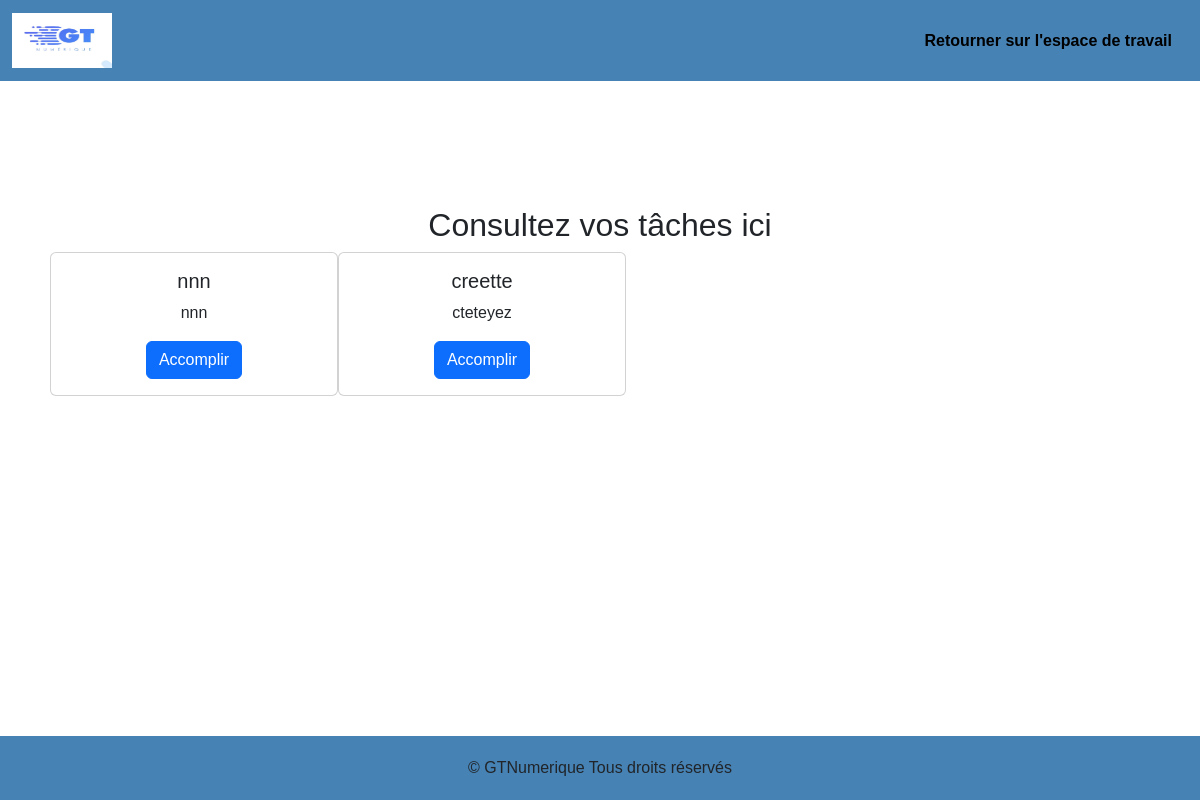
The app's page /taches.php (signed in) with its own data.
### tables this page shows
CREATE TABLE `taches` (
  `id_tache` int(11) NOT NULL,
  `titre` varchar(50) NOT NULL,
  `contenu` varchar(100) NOT NULL,
  `id_personnel` int(11) NOT NULL
);

### taches.php (the view, shortened to what this page needs)
<?php
    $database = new PDO('mysql:host=localhost;dbname=gtnumerique', 'root', '');
    $id_personnel = $_SESSION['id_personnel'];
    $recupTaches = $database->prepare('SELECT * FROM taches WHERE id_personnel = ?');
    $recupTaches->execute([$id_personnel]);
    $taches = $recupTaches->fetchAll();
?>
<!DOCTYPE html>
<html lang="en">
<head>
    <link rel="stylesheet" href="assets/bootstrap/css/bootstrap.min.css">
	<link rel="stylesheet" href="main.css">
</head>
<body>
    <header class="header">
        <nav class="navbar navbar-expand-lg .bg-light" id="navig">
            <div class="container-fluid">
                <a class="navbar-brand" href="index.php">
                    <img src="assets/img/WhatsApp Image 2024-08-05 à 12.42.53_179eb500.jpg" alt="Logo" width="100" height="55">
                </a>
                <div class="collapse navbar-collapse" id="navbarSupportedContent">
                    <ul class="navbar-nav ms-auto">
                        <li class="nav-item me-3"><a href="profil-employe.php">Retourner sur l'espace de travail</a></li>
                    </ul>
                </div>
            </div>
        </nav>
    </header>
    <div class="content">
        <h2>Consultez vos tâches ici</h2>
        <div class="d-flex flex-wrap">
            <?php if (count($taches) > 0): ?>
                <?php foreach ($taches as $tache): ?>
                    <div class="card md-4" style="width: 18rem;">
                        <div class="card-body">
                            <h5 class="card-title"><?php echo htmlspecialchars($tache['titre']); ?></h5>
                            <p class="card-text"><?php echo htmlspecialchars($tache['contenu']); ?></p>
                            <a href="#" class="btn btn-primary">Accomplir</a>
                        </div>
                    </div>
                <?php endforeach; ?>
            <?php else: ?>
                <p>Aucune tâche ne vous est assignée.</p>
            <?php endif; ?>
        </div>
    </div>
    <footer class="pied">
		© GTNumerique Tous droits réservés
	</footer>
</body>
</html>

### main.css (style rules this page uses)
html, body { height: 100%; }
body { font-family: Arial, Helvetica, sans-serif; display: flex; flex-direction: column; }
.navbar { background-color: steelblue; }
.navbar-collapse ul li a { color: black; font-weight: bold; text-decoration: none; }
.content { padding: 125px 50px 50px; text-align: center; flex-grow: 1; }
.pied { background-color: steelblue; padding: 20px; text-align: center; }

### records on screen
taches: titre "nnn", contenu "nnn"
taches: titre "creette", contenu "cteteyez"
